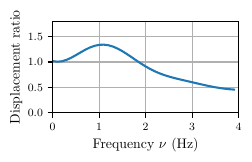

Source code (Python):
from matplotlib.pyplot import figure
import matplotlib as mpl
from matplotlib.lines import Line2D
import matplotlib.pyplot as plt
import numpy as np
from exp_setup import *
import torch

# Plot the chassis movement predictions of the original predictor given in 4_qubit_target_unitary.pt

tex_fonts = {
    # Use LaTeX to write all text
    "text.usetex": True,
    "text.latex.preamble":  "".join([r'\usepackage{amssymb}', r'\usepackage{amsmath}']),
    "font.family": "serif",
    # Use 10pt font in plots, to match 10pt font in document
    "axes.labelsize": 10,
    "font.size": 10,
    # Make the legend/label fonts a little smaller
    "legend.fontsize": 8,
    "xtick.labelsize": 8,
    "ytick.labelsize": 8
}
plt.rcParams.update(tex_fonts)

def set_size(width, fraction=1, h_fraction=1):
    """Set figure dimensions to avoid scaling in LaTeX.

    Parameters
    ----------
    width: float
            Document textwidth or columnwidth in pts
    fraction: float, optional
            Fraction of the width which you wish the figure to occupy

    Returns
    -------
    fig_dim: tuple
            Dimensions of figure in inches
    """
    # Width of figure (in pts)
    fig_width_pt = width * fraction

    # Convert from pt to inches
    inches_per_pt = 1 / 72.27

    # Golden ratio to set aesthetic figure height
    # https://disq.us/p/2940ij3
    golden_ratio = (5**.5 - 1) / 2

    # Figure width in inches
    fig_width_in = fig_width_pt * inches_per_pt
    # Modified: dont affect height if fraction is given
    fig_height_in = (width * inches_per_pt) * golden_ratio
    #fig_height_in = fig_width_in * golden_ratio

    fig_dim = (fig_width_in, fig_height_in*h_fraction)

    return fig_dim


textfontsize = 10

fig = plt.figure(figsize=set_size(347/2, h_fraction=0.8))
subpl = [None, fig.subplots(1, 1)]

subpl[1].set_ylabel("Displacement ratio", fontsize=textfontsize)
subpl[1].set_xlabel("Frequency $\\nu$ (Hz)", fontsize=textfontsize)


plt.ylim([0,1.8])
plt.xlim([0,4])



cmap = mpl.cm.get_cmap('copper_r')
cmap.set_gamma(2.0)
norm = mpl.colors.BoundaryNorm([0,1,2,3,4], cmap.N)

subpl[1].grid()
msize=6

errorlinewidth=1



testfreqs = np.arange(0, 4, step=0.1)
sp_qubits = [0,1,2,3]
meas_qubits = [0]

# Plot original fn
U = import_unitary("4_qubit_target_unitary.pt")

# Outputs from original unitary
output_svs_U = run_unitary(U, testfreqs, num_qubits, sp_qubits)
exp_values_U = exp_value(output_svs_U, qubits=meas_qubits, num_qubits=num_qubits)
subpl[1].plot(testfreqs, np.real(exp_values_U.detach().numpy()), label="original function")

fig.savefig('plot_original_function.pdf', format='pdf', bbox_inches='tight')
fig.show()